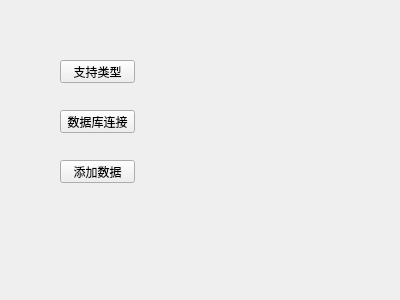
<?xml version="1.0" encoding="UTF-8"?>
<ui version="4.0">
 <class>Widget</class>
 <widget class="QWidget" name="Widget">
  <property name="geometry">
   <rect>
    <x>0</x>
    <y>0</y>
    <width>400</width>
    <height>300</height>
   </rect>
  </property>
  <property name="windowTitle">
   <string>Widget</string>
  </property>
  <widget class="QPushButton" name="dataBaseShow_Btn">
   <property name="geometry">
    <rect>
     <x>60</x>
     <y>60</y>
     <width>75</width>
     <height>23</height>
    </rect>
   </property>
   <property name="text">
    <string>支持类型</string>
   </property>
  </widget>
  <widget class="QPushButton" name="dataBaseConnect_Btn">
   <property name="geometry">
    <rect>
     <x>60</x>
     <y>110</y>
     <width>75</width>
     <height>23</height>
    </rect>
   </property>
   <property name="text">
    <string>数据库连接</string>
   </property>
  </widget>
  <widget class="QPushButton" name="addDataBase_Btn">
   <property name="geometry">
    <rect>
     <x>60</x>
     <y>160</y>
     <width>75</width>
     <height>23</height>
    </rect>
   </property>
   <property name="text">
    <string>添加数据</string>
   </property>
  </widget>
 </widget>
 <layoutdefault spacing="6" margin="11"/>
 <resources/>
 <connections/>
</ui>
